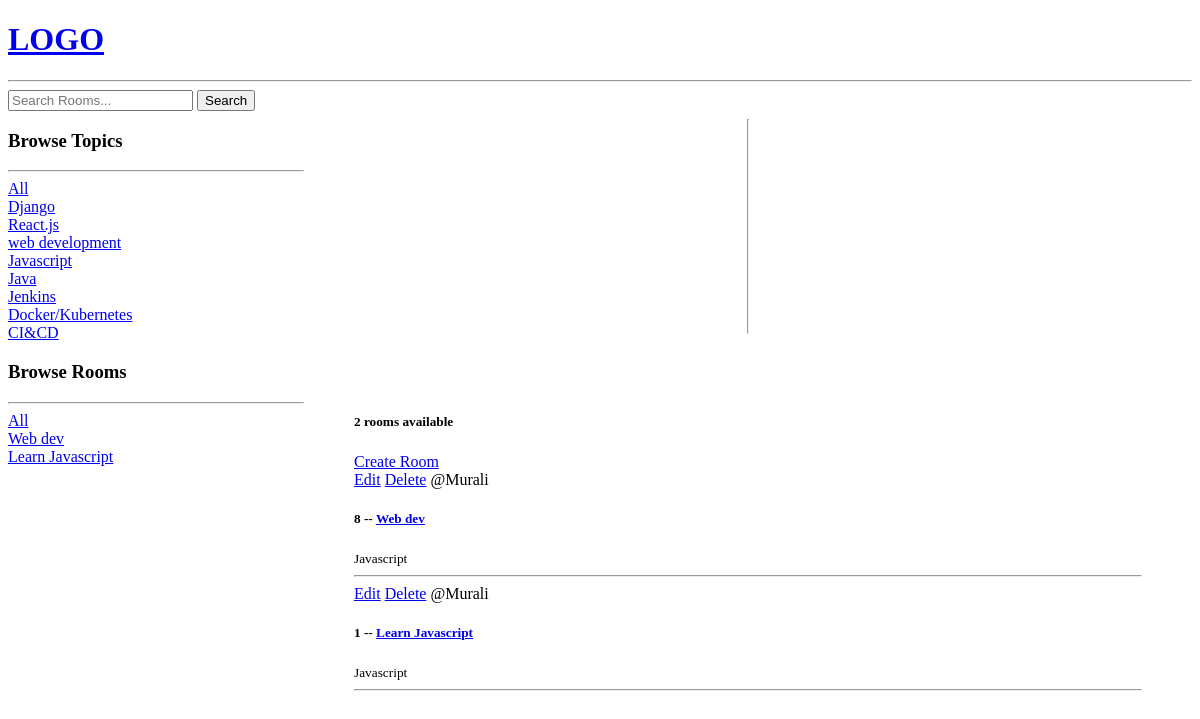
/?q=Javascript, run on the app's committed database.
### base/models.py (models this page shows, shortened)
class Topic(models.Model):
    name = models.CharField(max_length=200)

class Room(models.Model):
    host =models.ForeignKey(User,on_delete=models.SET_NULL,null=True)
    topic = models.ForeignKey("Topic",on_delete=models.SET_NULL,null=True)
    name = models.CharField(max_length=200)
    description = models.TextField(null=True, blank=True)
    updated = models.DateTimeField(auto_now=True)
    created = models.DateTimeField(auto_now_add=True)
    class Meta:
        ordering = ['-updated','-created']

### base/views.py (the view)
# urls.py: 2. Add a URL to urlpatterns:  path('', views.home, name='home')
def home(request):
    q = request.GET.get('q', '')
    room = Room.objects.filter(
        Q(topic__name__icontains=q) |
        Q(name__icontains=q) |
        Q(description__icontains=q)
        )
    topics = Topic.objects.all()
    room_count = room.count()
    context = {'rooms': room, 'topics': topics,'room_count': room_count}
    return render(request, 'base/home.html', context)

### base/templates/base/home.html (shortened to what this page needs)
{% extends 'main.html' %}
{% block content %}
    <div class="home-container">
     <div class="topics">
        <h3>Browse Topics</h3>
        <hr>
        <div>
            <a href="{% url 'home' %}">All</a>
        </div>
        {% for topic in topics %}
        <div>
            <a href="{% url 'home' %}?q={{topic.name}}">{{topic.name}}</a>
        </div>
        {% endfor %}
     </div>
    <hr>
     <div class="rooms">
        <div>
            <h3>Browse Rooms</h3>
            <hr>
            <div>
                <a href="{% url 'home' %}">All</a>
            </div>
            {% for room2 in rooms %}
            <div>
                <a href="{% url 'home' %}?q={{room2.name}}">{{room2.name}}</a>
            </div>
            {% endfor %}
         </div>
     </div>
     <div class="content">
        <h5>{{room_count}} rooms available</h5>
            <a href="{% url 'create-room' %}">Create Room</a>
            <div>
                {% for room1 in rooms %}
                <div>
                    <a href="{% url 'update-room' room1.id %}">Edit</a>
                    <a href="{% url 'delete-room' room1.id %}">Delete</a>
                    <span>@{{room1.host.username}}</span>
                    <h5>{{ room1.id }} -- <a href="{% url 'rooms' room1.id %}">{{ room1.name }}</a></h5>
                    <small>{{room1.topic.name}}</small>
                    <hr>
                </div>
                {% endfor %}
        </div>
     </div>
     </div>
{% endblock content %}

### base/templates/base/home.html (style rules this page uses)
.home-container { display: grid; grid-template-columns: 1fr 3fr; }
.topics { padding: 0px 0px ; margin: 0px 0px; }
.content { padding: 50px 50px; }

### data on the page
Topic: name "Django"
Topic: name "React.js"
Topic: name "web development"
Topic: name "Javascript"
Topic: name "Java"
Topic: name "Jenkins"
Topic: name "Docker/Kubernetes"
Topic: name "CI&CD"
Room: name "Web dev", host.username "Murali", id "8", topic.name "Javascript"
Room: name "Learn Javascript", host.username "Murali", id "1", topic.name "Javascript"

### other printed values
{{ room_count }} "2"
